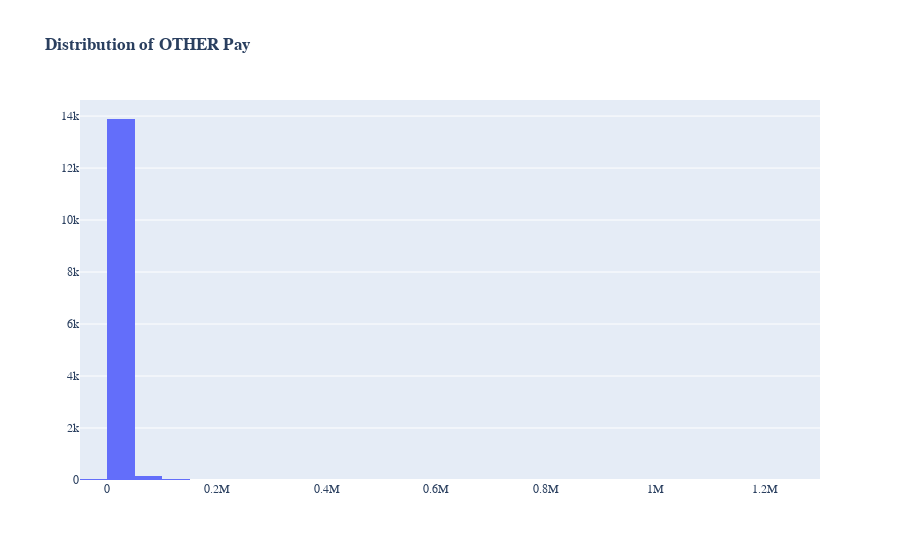

The notebook cell saved with this chart:
### Code cell
import plotly.express as px
# change the color of bars to #0055aa

fig.update_traces(marker_color='#0055aa')

# make the background transparent in white
fig.update_layout(plot_bgcolor='rgba(0,0,0,0)')
fig = px.histogram(df, x="OTHER", nbins=30, title='<b>Distribution of OTHER Pay</b>')
fig.update_layout(font_family="GT America Bold")
# change the frount of thing other than title to GT-America-Standard-regular
fig.update_xaxes(showgrid=False, gridwidth=0.5, gridcolor='LightGray')
# add the kde line

# remove the x and y labels
fig.update_xaxes(title_text='')
fig.update_yaxes(title_text='')


fig.update_layout(font=dict(family="GT America"))

# exchange the x aix and y axis
fig.update_xaxes(side="bottom")
fig.update_yaxes(side="left")


fig.show()

### Figure 1 — Plotly figure (JSON) as saved in the notebook; plotly's stock layout.template omitted (floating-point values rounded to 4 significant figures; data arrays with more than 128 entries replaced by an {"elided": "..."} marker saying what was removed)
{"data": [{"alignmentgroup": "True", "bingroup": "x", "hovertemplate": "OTHER=%{x}<br>count=%{y}<extra></extra>", "legendgroup": "", "marker": {"color": "#636efa", "pattern": {"shape": ""}}, "name": "", "nbinsx": 30, "offsetgroup": "", "orientation": "v", "showlegend": false, "type": "histogram", "x": {"elided": "22552 float values"}, "xaxis": "x", "yaxis": "y"}], "layout": {"barmode": "relative", "font": {"family": "GT America"}, "legend": {"tracegroupgap": 0}, "title": {"text": "<b>Distribution of OTHER Pay</b>"}, "xaxis": {"anchor": "y", "domain": [0, 1], "gridcolor": "LightGray", "gridwidth": 0.5, "showgrid": false, "side": "bottom", "title": {"text": ""}}, "yaxis": {"anchor": "x", "domain": [0, 1], "side": "left", "title": {"text": ""}}}}
